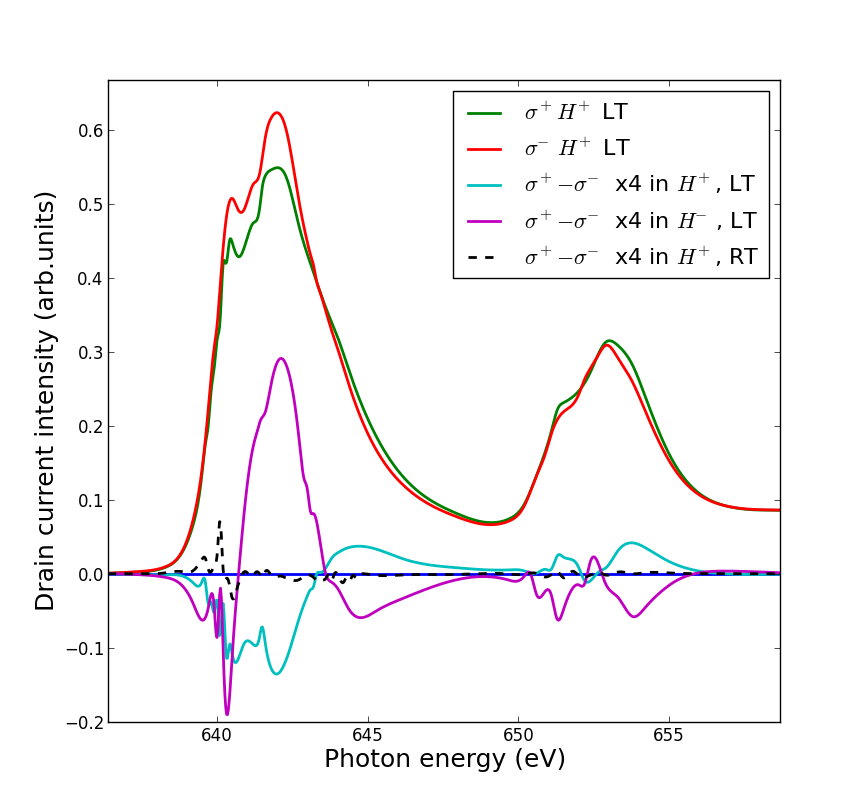

Write Python code to recreate this figure.
"""
Script to analyse XLD and XMCD spectra
"""
import matplotlib.lines as mlines
import matplotlib.pyplot as plt
import numpy as np
import math
import copy
import random
import h5py
import copy
from scipy import interpolate

smooth = .0003
FILE_LCflip = "../../Data/i09-75691.nxs"
FILE_LC = "../../Data/i09-75711.nxs"
FILE_RCflip = "../../Data/i09-75692.nxs"
FILE_RC = "../../Data/i09-75712.nxs"
FILE_LC_RT = "../../Data/i09-75678.nxs"
FILE_RC_RT = "../../Data/i09-75679.nxs"
delta_E = 0.05 #eV, absolute
delta_int = 0.01 #relative

import csv
def save(energies, spectrum, ext):
    name = 'LMO7MN'
    with open('csv/'+name+'-'+ext+'.csv', 'wb') as f:
        writer = csv.writer(f)
        writer.writerow(('energy','intensity'))
        for n, s in enumerate(spectrum):
            writer.writerow((energies[n], s))
        f.close()
        
def getBackground(energies, spectrum):
    
    points = [1, 35, 80, 155, 190, 245, 278]
    B = 1
    answ = "n"

    # Substracting pre-edge
    minimum = min(spectrum[points[0]:points[1]])
    spectrum = [s-minimum for s in spectrum]

    # Simulating step-function
    step = []
    start = spectrum[points[1]]
    mid = spectrum[points[3]]
    end = spectrum[points[5]]
    try:
        for e in energies:
            # fermi-dirac distribution-like normalisation function
            n = diff1/(math.exp((energies[points[2]]-e)/B)+1)
            m = diff2/(math.exp((energies[points[4]]-e)/B)+1)
            step.append(n+m)
    except:
        diff1 = mid - start
        diff2 = end - mid
        global diff1
        global diff2
        for e in energies:
            # fermi-dirac distribution-like normalisation function
            n = diff1/(math.exp((energies[points[2]]-e)/B)+1)
            m = diff2/(math.exp((energies[points[4]]-e)/B)+1)
            step.append(n+m)
    fitspect = [s - step[n] for n, s in enumerate(spectrum)]

##    while answ == "n":
##        plt.plot(energies, spectrum)
##        plt.plot(energies, [s+start for s in step])
##        for p in points:
##            plt.axvline(energies[p], color='k', linestyle='solid')
##        plt.show()
##            
##        answ = raw_input("Are the lines placed correctly? y/n: ")
##        while answ != "n" and answ != "y":
##            answ = raw_input("Use 'y' or 'n'. Are the lines correct?: ")
##
##        if answ == "y": break
##        print "Previous lines were places at ",points
##        for n, p in enumerate(points):
##            try: points[n] = int(raw_input("Line "+str(n+1)+" to: "))
##            except:
##                print "Invalid syntax"
##                points[n] = int(raw_input("Line "+str(n+1)+" to: "))
##        print points

    # Fitting 4th order polynomial to bg without step
    bg = range(points[0],points[1]) + [points[3]] + range(points[5],points[6])
    x, y = [energies[n] for n in bg], [fitspect[n] for n in bg]
    a, b, c, d, e =  np.polyfit(x, y, 4)
    norm = [a*i**4 + b*i**3 + c*i**2 + d*i + e for i in energies]
    spectNorm = [s-norm[n]+step[n] for n, s in enumerate(fitspect)]

    reg = [points[1], points[3], points[5]]
    return norm, spectNorm, reg

def getError(intensity, energies, delta_E, delta_int):
    
    error = []
    for n, e in enumerate(energies):
        try:
            a = (intensity[n+1] - intensity[n-1])/(energies[n+1]-energies[n-1])
            i_err = intensity[n] * delta_int
            e_err = a * delta_E
            error.append(math.sqrt(i_err**2 + e_err**2))
        except: error.append(0)

    return error

def getMagnetism(int1, int2, energies, reg):
    # Getting error expectation for each data point    
    int1_error = getError(int1, energies, delta_E, delta_int)
    int2_error = getError(int2, energies, delta_E, delta_int)
    
    # Putting together the XMCD spectrum    
    s = []
    error = []
    for n, e in enumerate(energies):
        new = int1[n] - int2[n]
        err = math.sqrt(int1_error[n]**2 + int2_error[n]**2)
        s.append(new)
        error.append(err)
        
    # Read data
    A, B, A_err, B_err = 0, 0, 0, 0
    for n, e in enumerate(energies):
        if e > reg[0] and e < reg[1]:
            A += s[n]
            A_err += error[n]**2
        elif e > reg[1] and e < reg[2]:
            B += s[n]
            B_err += error[n]**2
    A_err = math.sqrt(A_err)
    B_err = math.sqrt(B_err)

    A = abs(A)
    B = abs(B)
    
    C = 10.0         # beV
    # Calculate m_s
    m_s = 1/C*(2*B - A)
    m_s_err = 1/C* math.sqrt((2*B_err)**2 + A_err**2)

    # Calculate m_o
    m_o = -2/3/C*(A + B)
    m_o_err = -2/3/C * math.sqrt(A_err**2 + B_err**2)
    
    print "m_s has a value of "+str(m_s)+" +- "+str(100*abs(m_s_err/m_s))+"%"
    print "m_o has a value of "+str(m_o)+" +- "+str(100*abs(m_o_err/m_o))+"%"
    print "Ratio: "+str(m_o/m_s)+" +- "+str(100*math.sqrt((m_s_err/m_s)**2 + (m_o_err/m_o)**2))+" %"

    return m_o, m_o_err, m_s, m_s_err

if __name__ == '__main__':
    print "Gathering measurements data"
    
    with h5py.File(FILE_LC, 'r') as f:
        energies = f["/entry1/smpmamp39/pgmenergy"]
        
        spectrum = f["/entry1/smpmamp39/smpmamp39"]
        i_0 = f["/entry1/instrument/sm5amp8/sm5amp8"]

        LCEnergies = [e for e in energies]
        LCSpectrum = [s/i_0[n] for n, s in enumerate(spectrum)]

    with h5py.File(FILE_LCflip, 'r') as f:
        energies = f["/entry1/smpmamp39/pgmenergy"]
        
        spectrum = f["/entry1/smpmamp39/smpmamp39"]
        i_0 = f["/entry1/instrument/sm5amp8/sm5amp8"]

        LCflipEnergies = [e for e in energies]
        LCflipSpectrum = [s/i_0[n] for n, s in enumerate(spectrum)]

    with h5py.File(FILE_RC, 'r') as f:
        energies = f["/entry1/smpmamp39/pgmenergy"]
        spectrum = f["/entry1/smpmamp39/smpmamp39"]
        
        i_0 = f["/entry1/instrument/sm5amp8/sm5amp8"]

        RCEnergies = [e for e in energies]
        RCSpectrum = [s/i_0[n] for n, s in enumerate(spectrum)]

    with h5py.File(FILE_RCflip, 'r') as f:
        energies = f["/entry1/smpmamp39/pgmenergy"]
        spectrum = f["/entry1/smpmamp39/smpmamp39"]
        
        i_0 = f["/entry1/instrument/sm5amp8/sm5amp8"]

        RCflipEnergies = [e for e in energies]
        RCflipSpectrum = [s/i_0[n] for n, s in enumerate(spectrum)]

    with h5py.File(FILE_RC_RT, 'r') as f:
        energies = f["/entry1/smpmamp39/pgmenergy"]
        spectrum = f["/entry1/smpmamp39/smpmamp39"]
        
        i_0 = f["/entry1/instrument/sm5amp8/sm5amp8"]

        RCEnergies_RT = [e for e in energies]
        RCSpectrum_RT = [s/i_0[n] for n, s in enumerate(spectrum)]

    with h5py.File(FILE_LC_RT, 'r') as f:
        energies = f["/entry1/smpmamp39/pgmenergy"]
        spectrum = f["/entry1/smpmamp39/smpmamp39"]
        
        i_0 = f["/entry1/instrument/sm5amp8/sm5amp8"]

        LCEnergies_RT = [e for e in energies]
        LCSpectrum_RT = [s/i_0[n] for n, s in enumerate(spectrum)]

    energies = np.linspace(LCEnergies[0], LCEnergies[-1], num=len(LCEnergies)*5, endpoint=True)

    print "============"
    print "First background"
    print "============"
    LCNorm, LCSpectrum_norm, reg = getBackground(LCEnergies, LCSpectrum)
    splineRep = interpolate.splrep(LCEnergies, LCSpectrum_norm, s=smooth)
    LCSpectrum_norm = interpolate.splev(energies, splineRep, der=0)
    print "============"
    print "Second background"
    print "============"
    LCflipNorm, LCflipSpectrum_norm, reg = getBackground(LCflipEnergies, LCflipSpectrum)
    splineRep = interpolate.splrep(LCflipEnergies, LCflipSpectrum_norm, s=smooth)
    LCflipSpectrum_norm = interpolate.splev(energies, splineRep, der=0)
    print "============"
    print "Third background"
    print "============"
    RCNorm, RCSpectrum_norm, reg = getBackground(RCEnergies, RCSpectrum)
    splineRep = interpolate.splrep(RCEnergies, RCSpectrum_norm, s=smooth)
    RCSpectrum_norm = interpolate.splev(energies, splineRep, der=0)
    print "============"
    print "Fourth background"
    print "============"
    RCflipNorm, RCflipSpectrum_norm, reg = getBackground(RCflipEnergies, RCflipSpectrum)
    splineRep = interpolate.splrep(RCflipEnergies, RCflipSpectrum_norm, s=smooth)
    RCflipSpectrum_norm = interpolate.splev(energies, splineRep, der=0)
    print "============"
    print "Fifth background"
    print "============"
    LCNorm, LCSpectrum_RT_norm, reg = getBackground(LCEnergies_RT, LCSpectrum_RT)
    splineRep = interpolate.splrep(LCEnergies_RT, LCSpectrum_RT_norm, s=smooth)
    LCSpectrum_RT_norm = interpolate.splev(energies, splineRep, der=0)
    print "============"
    print "Sixth background"
    print "============"
    RCNorm, RCSpectrum_RT_norm, reg = getBackground(RCEnergies_RT, RCSpectrum_RT)
    splineRep = interpolate.splrep(RCEnergies_RT, RCSpectrum_RT_norm, s=smooth)
    RCSpectrum_RT_norm = interpolate.splev(energies, splineRep, der=0)

    # Get magnetism
##    m_o, m_o_err, m_s, m_s_err = getMagnetism(RCSpectrum_norm, LCSpectrum_norm, energies, reg)

    # Make XMCD
    XMCD = [(LCSpectrum_norm[n]-s)/max(LCSpectrum_norm) for n, s in enumerate(RCSpectrum_norm)]      
    XMCDflip = [(LCflipSpectrum_norm[n]-s)*4 for n, s in enumerate(RCflipSpectrum_norm)]
    XMCD_RT = [(LCSpectrum_RT_norm[n]-s)/max(LCSpectrum_RT_norm) for n, s in enumerate(RCSpectrum_RT_norm)]

    # Save data to CSV
    spectra = [LCSpectrum_norm, LCflipSpectrum_norm, RCSpectrum_norm, RCflipSpectrum_norm, LCSpectrum_RT_norm, RCSpectrum_RT_norm, XMCD, XMCDflip, XMCD_RT]
    for n, s in enumerate(spectra):
        save(energies, s, str(n+1))

    # Plot data
    plt.plot(energies, [0 for e in energies], linewidth=2.0)
##    plt.plot(RCEnergies, LCSpectrum)
##    plt.plot(RCEnergies, LCNorm)
    plt.plot(energies, LCSpectrum_norm, linewidth=2.0, label='$\sigma^+H^+$ LT')
##    plt.plot(RCEnergies, LCflipSpectrum_norm, 'k--',label='$\sigma^+H^-$')
    plt.plot(energies, RCSpectrum_norm, linewidth=2.0, label='$\sigma^-H^+$ LT')
##    plt.plot(RCEnergies, RCflipSpectrum_norm, 'k:', label='$\sigma^-H^-$')
    plt.plot(energies, XMCD, linewidth=2.0, label='$\sigma^+-\sigma^-$ x4 in $H^+$, LT')
    plt.plot(energies, XMCDflip, linewidth=2.0, label='$\sigma^+-\sigma^-$ x4 in $H^-$, LT')
    plt.plot(energies, XMCD_RT, 'k--', linewidth=2.0, label='$\sigma^+-\sigma^-$ x4 in $H^+$, RT')
    
    legend = plt.legend(loc='upper right', fontsize=16, shadow=False)
##    title = plt.title("Mn L XMCD spectrum of ex-situ STO|LMO(7) at different temperatures")
    plt.xlabel("Photon energy (eV)", fontsize=18)
    plt.ylabel("Drain current intensity (arb.units)", fontsize=18)
##    plt.text(energies[reg[1]]-5,min(XMCD), "m_s = "+str(m_s)+" +- "+str(abs(100*m_s_err/m_s))+"%\n"+
##                                    "m_o = "+str(m_o)+" +- "+str(abs(100*m_o_err/m_o))+"%\n"+
##                                    "Ratio = "+str(m_o/m_s)+" +- "+str(100*math.sqrt((m_s_err/m_s)**2 + (m_o_err/m_o)**2))+" %",
##             fontsize=10)
##    
    plt.show()   
